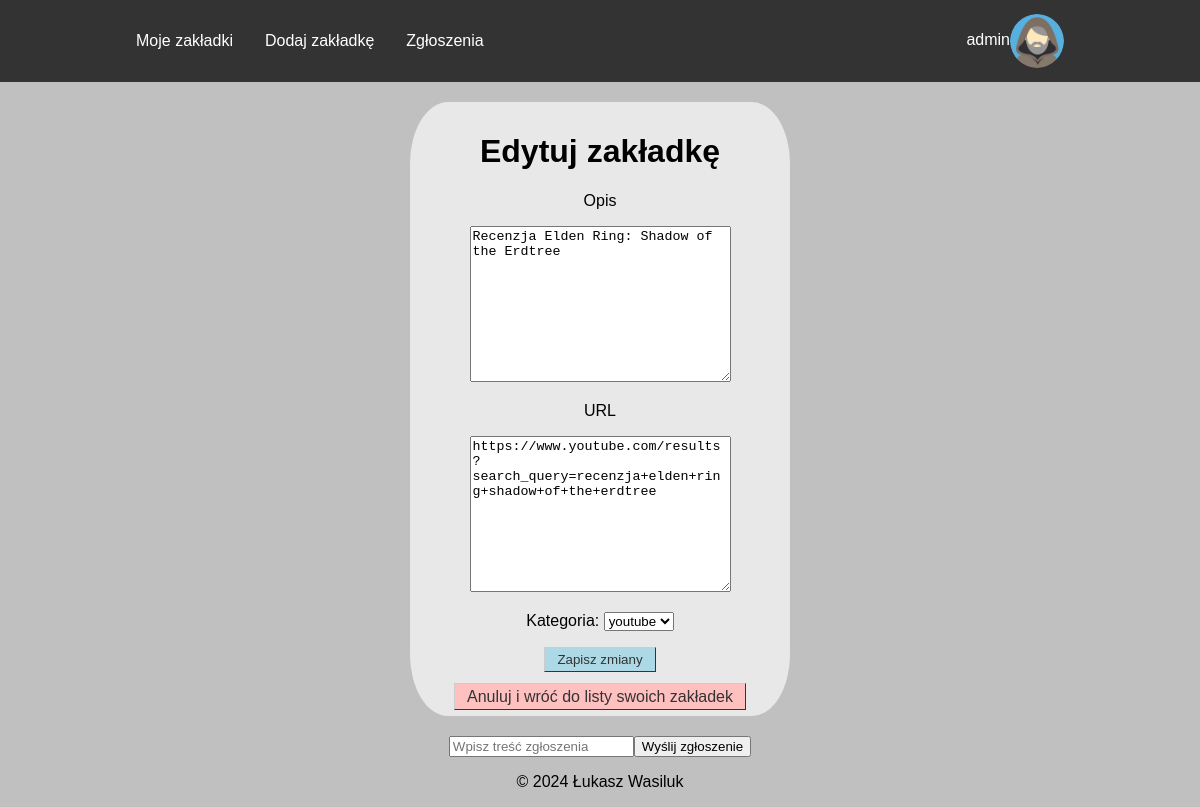
/updateForm.php?idZakladki=19 (signed in), run on the app's committed database.
### tables this page shows
CREATE TABLE `zakladki` (
  `id` int(10) UNSIGNED NOT NULL,
  `idUzytkownika` int(10) UNSIGNED NOT NULL,
  `idKategorii` int(10) UNSIGNED NOT NULL,
  `url` text NOT NULL,
  `opis` text NOT NULL,
  `dataUtworzenia` timestamp NOT NULL DEFAULT current_timestamp()
);

### updateForm.php (the view, shortened to what this page needs)
<!DOCTYPE html>
<html lang="en">
<head>
    <link rel="stylesheet" href="./Styles/styles.css">
</head>
<body>
    <?php
    require("menu.php");
    ?>
    <main class="text-center">
        <div class="form-center-30">
            <h1>Edytuj zakładkę</h1>
            <?php
            $idZakladki = $_GET["idZakladki"];
            $sql = "SELECT id, idKategorii, url, opis FROM zakladki WHERE id=$idZakladki";
            $result = $conn->query($sql);
            $row = $result->fetch_object();
            $idKategorii = $row->idKategorii;
            ?>
            <form action="update.php" method="POST">
                <p><label for="opis">Opis</label></p>
                <p>
                    <textarea id="opis" name="opis" cols="30" rows="10"><?= $row->opis ?></textarea>
                </p>
                <p><label for="url">URL</label></p>
                <p>
                    <textarea id="url" name="url" cols="30" rows="10"><?= $row->url ?></textarea>
                </p>
                <p>
                    <label for="idKategorii">Kategoria:</label>
                    <select id="idKategorii" name="idKategorii" required>
                        <?php
                        $sql = "SELECT id, nazwa FROM kategorie";
                        $result = $conn->query($sql);
                        while ($row = $result->fetch_object()) {
                            $output = "<option value='{$row->id}'";
                            if ($row->id === $idKategorii) {
                                $output .= " selected";
                            }
                            $output .= ">" . $row->nazwa . "</option>";
                            echo  $output;
                        }
                        ?>
                    </select>
                </p>
                <p>
                    <input type="submit" value="Zapisz zmiany" class="button update-btn">
                </p>
            </form>
            <a href="index.php" class="button delete-btn">Anuluj i wróć do listy swoich zakładek</a>
        </div>
    </main>
    <?php
    require("footer.php");
    ?>
</body>
</html>

### Styles/styles.css (style rules this page uses)
body { font-family: Arial, Helvetica, sans-serif; margin: 0; background-color: silver; }
.form-center-30 { width: 30%; margin: 20px auto; border-radius: 10%; padding: 10px; background-color: #E8E8E8; }
.text-center { text-align: center; }
.button { font: bold 14px; text-decoration: none; background-color: #EEEEEE; color: #333333; padding: 4px 12px 4px 12px; border-top: 1px solid #CCCCCC; border-right: 1px solid #333333; border-bottom: 1px solid #333333; border-left: 1px solid #CCCCCC; }
.delete-btn { background-color: #FFC0C0; }
.update-btn { background-color: #ADD8E6; }

### data on the page
zakladki: opis "Recenzja Elden Ring: Shadow of the Erdtree", url "https://www.youtube.com/results?search_query=recenzja+elden+ring+shadow+of+the+erdtree"

### other printed values
$_SESSION["login"] "admin"
form field idKategorii "youtube"
